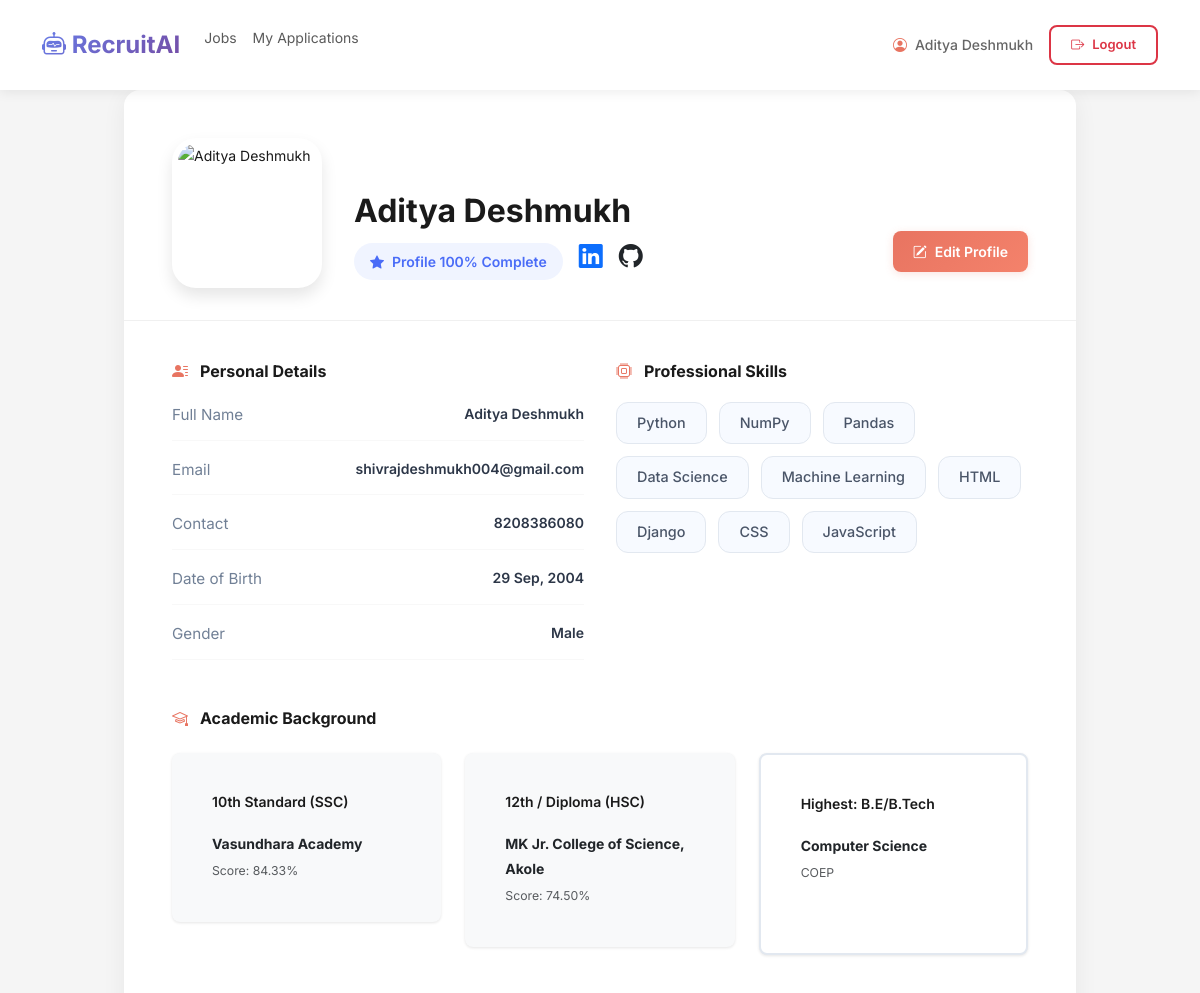
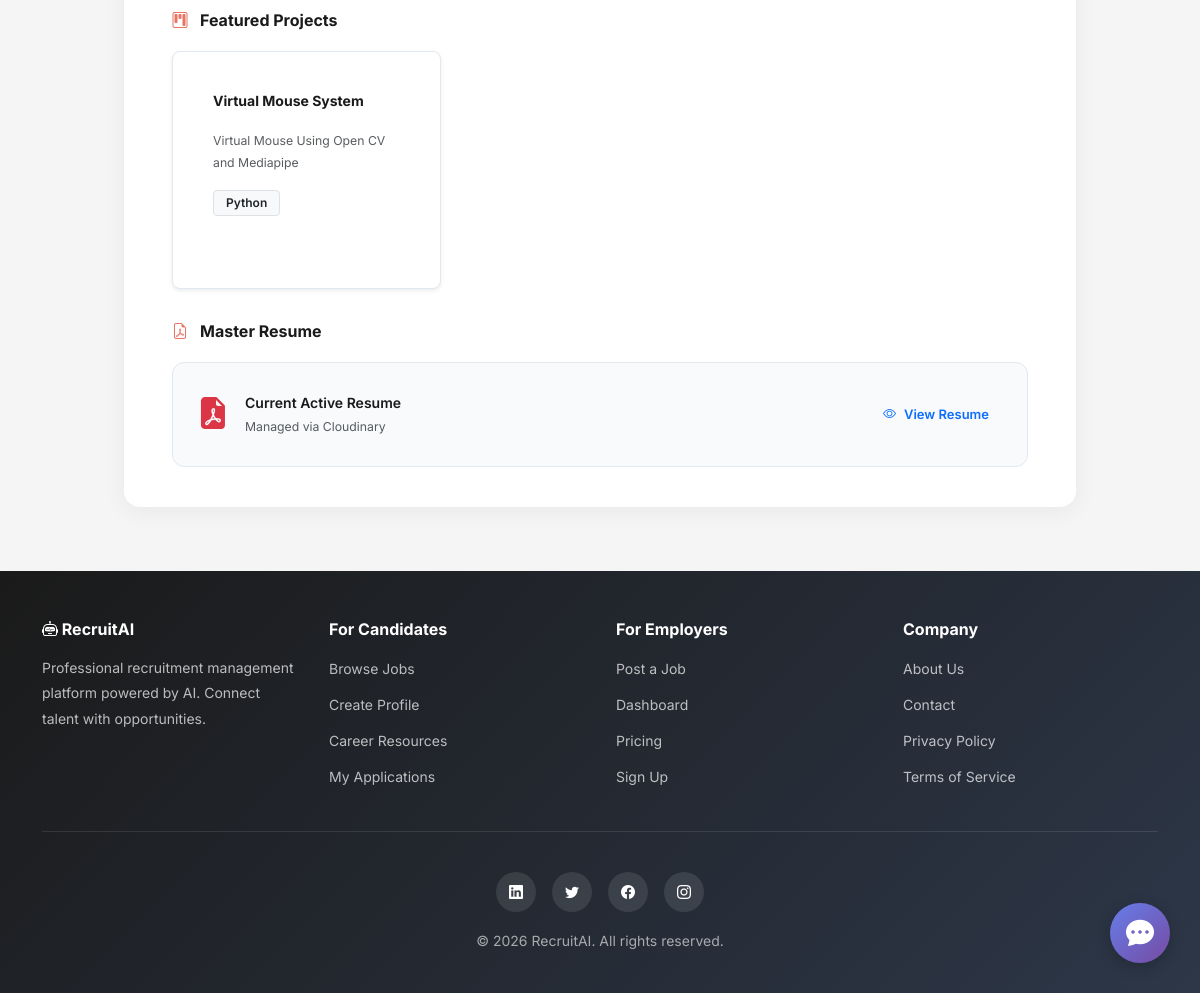
The app's page /candidate/profile/ (signed in) with its own data (2 pictures, top to bottom).
### core/models.py (models this page shows, shortened)
class CustomUser(AbstractUser):
    pass
    is_hr = models.BooleanField(default=False)
    is_candidate = models.BooleanField(default=False)
    company_name = models.CharField(max_length=200, blank=True)
    email = models.EmailField(unique=True)

class CandidateProfile(models.Model):
    user = models.OneToOneField(CustomUser, on_delete=models.CASCADE, related_name='candidate_profile')
    profile_photo = CloudinaryField('image', blank=True, null=True)
    master_resume = CloudinaryField('resume', resource_type='raw', blank=True, null=True)
    skills = models.TextField(help_text="Comma separated skills", blank=True)
    education = models.JSONField(default=dict, blank=True)
    contact = models.CharField(max_length=20, blank=True)
    dob = models.DateField(null=True, blank=True)
    gender = models.CharField(max_length=10, blank=True)
    projects = models.JSONField(default=list, blank=True, null=True)
    linkedin_url = models.URLField(blank=True, null=True)
    github_url = models.URLField(blank=True, null=True)
    @property
    def completeness(self):
        fields = [
            self.profile_photo, self.master_resume, self.skills,
            self.education, self.contact, self.dob, self.gender, self.projects
        ]
        filled = [f for f in fields if f]
        if self.user.first_name: filled.append(True)
        if self.user.last_name: filled.append(True)
        total_fields = len(fields) + 2
        return int((len(filled) / total_fields) * 100)

### core/views.py (the view)
# urls.py: path('candidate/profile/', views.profile_view, name='profile_view'),
@login_required
def profile_view(request):
    if request.user.is_hr:
        return redirect('hr_dashboard')
    try:
        profile = request.user.candidate_profile
    except CandidateProfile.DoesNotExist:
        profile = CandidateProfile.objects.create(user=request.user)
    return render(request, 'core/profile_detail.html', {'profile': profile})

### templates/core/profile_detail.html (shortened to what this page needs)
{% extends 'base.html' %}
{% load static %}
{% load custom_filters %}
{% block extra_css %}
<link rel="stylesheet" href="{% static 'css/candidate.css' %}">
<link rel="stylesheet" href="{% static 'css/components.css' %}">
{% endblock %}
{% block content %}
<div class="profile-container">
    <div class="profile-card-large">
        <div class="profile-header-main">
            {% if profile.profile_photo %}
            <img src="{{ profile.profile_photo.url }}" alt="{{ user.get_full_name }}" class="profile-photo-large">
            {% else %}
            <img src="https://ui-avatars.com/api/?name={{ user.get_full_name|urlencode }}&size=200&background=E87461&color=fff"
                class="profile-photo-large">
            {% endif %}
            <div class="profile-info-main">
                <h1 class="profile-name-large">{{ user.get_full_name|default:user.username }}</h1>
                <div class="d-flex align-items-center gap-3 mt-1">
                    <div class="profile-badge">
                        <i class="bi bi-star-fill"></i>
                        Profile {{ profile.completeness }}% Complete
                    </div>
                    {% if profile.linkedin_url %}
                    <a href="{{ profile.linkedin_url }}" target="_blank" class="social-link linkedin text-primary"
                        style="font-size: 1.5rem;"><i class="bi bi-linkedin"></i></a>
                    {% endif %}
                    {% if profile.github_url %}
                    <a href="{{ profile.github_url }}" target="_blank" class="social-link github text-dark"
                        style="font-size: 1.5rem;"><i class="bi bi-github"></i></a>
                    {% endif %}
                </div>
            </div>
            <div class="profile-actions">
                {% if not is_hr_view %}
                <a href="{% url 'update_profile' %}" class="btn btn-primary">
                    <i class="bi bi-pencil-square"></i> Edit Profile
                </a>
                {% endif %}
            </div>
        </div>
        <div class="detail-grid">
            <div class="detail-section">
                <h5><i class="bi bi-person-lines-fill"></i> Personal Details</h5>
                <div class="info-row">
                    <span class="info-label">Full Name</span>
                    <span class="info-value">{{ user.get_full_name }}</span>
                </div>
                <div class="info-row">
                    <span class="info-label">Email</span>
                    <span class="info-value">{{ user.email }}</span>
                </div>
                <div class="info-row">
                    <span class="info-label">Contact</span>
                    <span class="info-value">{{profile.contact|default:"Not provided"}}</span>
                </div>
                <div class="info-row">
                    <span class="info-label">Date of Birth</span>
                    <span class="info-value">{{profile.dob|date:"d M, Y"|default:"Not provided"}}</span>
                </div>
                <div class="info-row">
                    <span class="info-label">Gender</span>
                    <span class="info-value" style="text-transform: capitalize;">{{ profile.gender|default:"Not provided" }}</span>
                </div>
            </div>
            <div class="detail-section">
                <h5><i class="bi bi-cpu"></i> Professional Skills</h5>
                <div class="skills-badges">
                    {% if profile.skills %}
                    {% for skill in profile.skills|split:',' %}
                    {% if skill.strip %}
                    <span class="skill-pill">{{ skill|strip }}</span>
                    {% endif %}
                    {% endfor %}
                    {% else %}
                    <p class="text-muted">No skills added yet.</p>
                    {% endif %}
                </div>
            </div>
            <div class="detail-section" style="grid-column: 1 / -1;">
                <h5 class="mb-4"><i class="bi bi-mortarboard"></i> Academic Background</h5>
                <div class="row g-4">
                    {% with edu=profile.education %}
                    <div class="col-md-4">
                        <div class="card bg-light border-0">
                            <div class="card-body">
                                <h6 class="text-coral">10th Standard (SSC)</h6>
                                <p class="mb-1 fw-bold">{{ edu.tenth.school|default:'-' }}</p>
                                <p class="small text-muted mb-0">Score: {{ edu.tenth.percentage|default:'-' }}%</p>
                            </div>
                        </div>
                    </div>
                    <div class="col-md-4">
                        <div class="card bg-light border-0">
                            <div class="card-body">
                                <h6 class="text-coral">12th / Diploma ({{ edu.twelfth.type|default:'HSC' }})</h6>
                                <p class="mb-1 fw-bold">{{ edu.twelfth.school|default:'-' }}</p>
                                <p class="small text-muted mb-0">Score: {{ edu.twelfth.percentage|default:'-' }}%</p>
                            </div>
                        </div>
                    </div>
                    <div class="col-md-4">
                        <div class="card border-coral" style="border-width: 2px;">
                            <div class="card-body">
                                <h6 class="text-coral">Highest: {{ edu.degree.level|default:'Degree' }}</h6>
                                <p class="mb-1 fw-bold">{{ edu.degree.branch|default:'-' }}</p>
                                <p class="small text-muted mb-1">{{ edu.degree.college|default:'-' }}</p>
                                <span class="badge bg-coral">Score: {{ edu.degree.score|default:'-' }}%</span>
                            </div>
                        </div>
                    </div>
                    {% endwith %}
                </div>
            </div>
            <div class="detail-section" style="grid-column: 1 / -1;">
                <h5><i class="bi bi-kanban"></i> Featured Projects</h5>
                <div class="row g-4">
                    {% if profile.projects %}
                    {% for project in profile.projects %}
                    <div class="col-md-4">
                        <div class="card h-100 shadow-sm">
                            <div class="card-body">
                                <h6 class="fw-bold">{{ project.title }}</h6>
                                <p class="small text-muted mb-3">{{ project.description|truncatewords:20 }}</p>
                                <div class="mb-3">
                                    {% for skill in project.skills|split:',' %}
                                    <span class="badge bg-light text-dark border">{{ skill|strip }}</span>
                                    {% endfor %}
                                </div>
                            </div>
                        </div>
                    </div>
                    {% endfor %}
                    {% else %}
                    <div class="col-12">
                        <p class="text-muted">No projects added yet.</p>
                    </div>
                    {% endif %}
                </div>
            </div>
            <div class="detail-section" style="grid-column: 1 / -1;">
                <h5><i class="bi bi-file-earmark-pdf"></i> Master Resume</h5>
                {% if profile.master_resume %}
                <div class="resume-preview-card">
                    <div style="display: flex; align-items: center; gap: 1rem;">
                        <i class="bi bi-file-earmark-pdf-fill" style="font-size: 2rem; color: #dc3545;"></i>
                        <div>
                            <div style="font-weight: 600;">Current Active Resume</div>
                            <small class="text-muted">Managed via Cloudinary</small>
                        </div>
                    </div>
                    <a href="{{ profile.master_resume.url }}" target="_blank" class="btn btn-outline-primary btn-sm">
                        <i class="bi bi-eye"></i> View Resume
                    </a>
                </div>
                {% else %}
                <div class="alert alert-warning">
                    <i class="bi bi-exclamation-triangle"></i> No resume uploaded. Please edit your profile to upload
                    one.
                </div>
                {% endif %}
            </div>
        </div>
    </div>
</div>
{% endblock %}

### templates/base.html (shortened to what this page needs)
<!DOCTYPE html>
<html lang="en">
<head>
    <link href="https://cdn.jsdelivr.net/npm/bootstrap@5.3.0/dist/css/bootstrap.min.css" rel="stylesheet">
    <link rel="stylesheet" href="https://cdn.jsdelivr.net/npm/bootstrap-icons@1.11.3/font/bootstrap-icons.min.css">
    {% load static %}
    <link rel="stylesheet" href="{% static 'css/candidate.css' %}">
    <link rel="stylesheet" href="{% static 'css/components.css' %}">
    <link rel="stylesheet" href="{% static 'css/hr.css' %}">
    <link rel="stylesheet" href="{% static 'css/modal.css' %}">
    <link rel="stylesheet" href="{% static 'css/chat.css' %}">
    {% block extra_css %}{% endblock %}
</head>
<body>
    <nav class="navbar navbar-expand-lg navbar-light">
        <div class="container">
            <a class="navbar-brand" href="/">
                <i class="bi bi-robot"></i> RecruitAI
            </a>
            <div class="collapse navbar-collapse" id="navbarNav">
                <ul class="navbar-nav me-auto">
                    {% if user.is_authenticated %}
                    {% if user.is_hr %}
                    <li class="nav-item">
                        <a class="nav-link" href="{% url 'hr_dashboard' %}">Dashboard</a>
                    </li>
                    {% else %}
                    <li class="nav-item">
                        <a class="nav-link" href="{% url 'candidate_dashboard' %}">Jobs</a>
                    </li>
                    <li class="nav-item">
                        <a class="nav-link" href="{% url 'my_applications' %}">My Applications</a>
                    </li>
                    {% endif %}
                    {% endif %}
                </ul>
            </div>
            <div class="d-flex align-items-center gap-3">
                {% if user.is_authenticated %}
                {% if user.is_hr %}
                <a href="{% url 'hr_profile_view' %}" class="navbar-text" style="text-decoration: none;">
                    <i class="bi bi-person-circle"></i>
                    {{ user.get_full_name|default:user.username }}
                </a>
                {% else %}
                <a href="{% url 'profile_view' %}" class="navbar-text" style="text-decoration: none;">
                    <i class="bi bi-person-circle"></i>
                    {{ user.get_full_name|default:user.username }}
                </a>
                {% endif %}
                <form method="post" action="{% url 'logout' %}" style="display: inline;">
                    <button type="submit" class="btn btn-outline-danger btn-sm">
                        <i class="bi bi-box-arrow-right"></i> Logout
                    </button>
                </form>
                {% else %}
                <a href="{% url 'login' %}" class="btn btn-primary btn-sm">
                    <i class="bi bi-box-arrow-in-right"></i> Login
                </a>
                {% endif %}
            </div>
        </div>
    </nav>
    <div class="main-content">
        {% block content %}{% endblock %}
    </div>
    <footer class="site-footer">
        <div class="container">
            <div class="footer-content">
                <div class="footer-section">
                    <h5><i class="bi bi-robot"></i> RecruitAI</h5>
                    <p style="color: rgba(255, 255, 255, 0.7);">
                        Professional recruitment management platform powered by AI.
                        Connect talent with opportunities.
                    </p>
                </div>
                <div class="footer-section">
                    <h5>For Candidates</h5>
                    <ul>
                        <li><a href="{% url 'candidate_dashboard' %}">Browse Jobs</a></li>
                        <li><a href="{% url 'update_profile' %}">Create Profile</a></li>
                        <li><a href="{% url 'career_resources' %}">Career Resources</a></li>
                        <li><a href="{% url 'my_applications' %}">My Applications</a></li>
                    </ul>
                </div>
                <div class="footer-section">
                    <h5>For Employers</h5>
                    <ul>
                        <li><a href="{% url 'create_job' %}">Post a Job</a></li>
                        <li><a href="{% url 'hr_dashboard' %}">Dashboard</a></li>
                        <li><a href="{% url 'pricing' %}">Pricing</a></li>
                        <li><a href="{% url 'hr_signup' %}">Sign Up</a></li>
                    </ul>
                </div>
                <div class="footer-section">
                    <h5>Company</h5>
                    <ul>
                        <li><a href="{% url 'about_us' %}">About Us</a></li>
                        <li><a href="{% url 'contact' %}">Contact</a></li>
                        <li><a href="{% url 'privacy_policy' %}">Privacy Policy</a></li>
                        <li><a href="{% url 'terms_of_service' %}">Terms of Service</a></li>
                    </ul>
                </div>
            </div>
            <div class="footer-bottom">
                <div class="footer-social">
                    <a href="https://linkedin.com/company/recruitai" target="_blank" rel="noopener noreferrer"><i
                            class="bi bi-linkedin"></i></a>
                    <a href="https://twitter.com/recruitai" target="_blank" rel="noopener noreferrer"><i
                            class="bi bi-twitter"></i></a>
                    <a href="https://facebook.com/recruitai" target="_blank" rel="noopener noreferrer"><i
                            class="bi bi-facebook"></i></a>
                    <a href="https://instagram.com/recruitai" target="_blank" rel="noopener noreferrer"><i
                            class="bi bi-instagram"></i></a>
                </div>
                <p style="margin-top: 1rem;">&copy; 2026 RecruitAI. All rights reserved.</p>
            </div>
        </div>
    </footer>
    <div class="chat-widget">
        <button class="chat-button" id="chatButton">
            <i class="bi bi-chat-dots-fill"></i>
        </button>
    </div>
</body>
</html>

### records on screen
CustomUser: get_full_name "Aditya Deshmukh", email "shivrajdeshmukh004@gmail.com"
CandidateProfile: completeness "100", contact "8208386080", dob "29 Sep, 2004", gender "Male"

### other values on screen
{{ skill|strip }} "Python" "NumPy" "Pandas" "Data Science" "Machine Learning" "HTML" "Django" "CSS" "JavaScript"
{{ edu.tenth.school|default:'-' }} "Vasundhara Academy"
{{ edu.tenth.percentage|default:'-' }} "84.33"
{{ edu.twelfth.type|default:'HSC' }} "HSC"
{{ edu.twelfth.school|default:'-' }} "MK Jr. College of Science, Akole"
{{ edu.twelfth.percentage|default:'-' }} "74.50"
{{ edu.degree.level|default:'Degree' }} "B.E/B.Tech"
{{ edu.degree.branch|default:'-' }} "Computer Science"
{{ edu.degree.college|default:'-' }} "COEP"
{{ project.title }} "Virtual Mouse System"
{{ project.description|truncatewords:20 }} "Virtual Mouse Using Open CV and Mediapipe"
{{ skill|strip }} "Python"
